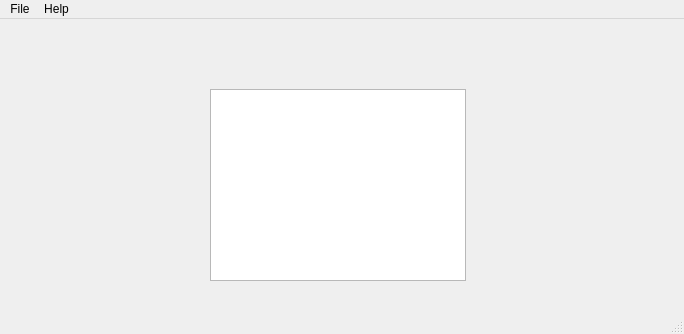
<?xml version="1.0" encoding="UTF-8"?>
<ui version="4.0">
 <class>MainWindow</class>
 <widget class="QMainWindow" name="MainWindow">
  <property name="geometry">
   <rect>
    <x>0</x>
    <y>0</y>
    <width>684</width>
    <height>334</height>
   </rect>
  </property>
  <property name="windowTitle">
   <string>MainWindow</string>
  </property>
  <property name="styleSheet">
   <string notr="true"/>
  </property>
  <widget class="QWidget" name="centralwidget">
   <widget class="QTextBrowser" name="textBrowser">
    <property name="geometry">
     <rect>
      <x>210</x>
      <y>70</y>
      <width>256</width>
      <height>192</height>
     </rect>
    </property>
   </widget>
  </widget>
  <widget class="QStatusBar" name="statusbar"/>
  <widget class="QMenuBar" name="menuBar">
   <property name="geometry">
    <rect>
     <x>0</x>
     <y>0</y>
     <width>684</width>
     <height>22</height>
    </rect>
   </property>
   <widget class="QMenu" name="menuFile">
    <property name="title">
     <string>File</string>
    </property>
    <addaction name="actionAdd_File"/>
    <addaction name="actionAdd_Project"/>
    <addaction name="actionOpen_File"/>
    <addaction name="actionOpen_Project"/>
    <addaction name="separator"/>
    <addaction name="actionSave_File"/>
    <addaction name="actionSave_File_As"/>
    <addaction name="separator"/>
    <addaction name="actionClose_File"/>
   </widget>
   <widget class="QMenu" name="menuHelp">
    <property name="title">
     <string>Help</string>
    </property>
   </widget>
   <addaction name="menuFile"/>
   <addaction name="menuHelp"/>
  </widget>
  <action name="actionAbrir">
   <property name="text">
    <string>Abrir</string>
   </property>
  </action>
  <action name="actionEditar">
   <property name="text">
    <string>Editar</string>
   </property>
  </action>
  <action name="actionSalvar">
   <property name="text">
    <string>Salvar</string>
   </property>
  </action>
  <action name="actionSair">
   <property name="text">
    <string>Sair</string>
   </property>
  </action>
  <action name="actionAdd_File">
   <property name="text">
    <string>Add File</string>
   </property>
  </action>
  <action name="actionAdd_Project">
   <property name="text">
    <string>Add Project</string>
   </property>
  </action>
  <action name="actionOpen_File">
   <property name="text">
    <string>Open File</string>
   </property>
  </action>
  <action name="actionOpen_Project">
   <property name="text">
    <string>Open Project</string>
   </property>
  </action>
  <action name="actionSave_File">
   <property name="text">
    <string>Save File</string>
   </property>
  </action>
  <action name="actionSave_File_As">
   <property name="text">
    <string>Save File As</string>
   </property>
  </action>
  <action name="actionClose_File">
   <property name="text">
    <string>Close File</string>
   </property>
  </action>
 </widget>
 <resources/>
 <connections/>
</ui>
